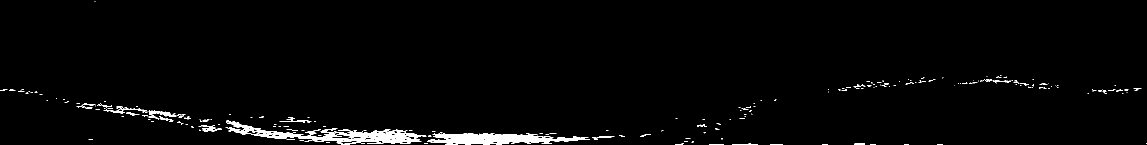
#> input picture DataImage/3/10e_B10.png, 2293 x 289 px (shown at 1/2 size); its folder holds only this picture in this run
$ python augment.py
#> lines starting #> are read from the running program, lines starting #| are printed output that depends on the picture; after the words box and inside, x2 and y2 are one past the last pixel; in counts of white or black regions, pixels touching at a corner belong together
#> in process_and_save_images, image is the input picture: shape (289, 2293, 3); 1.9% white; 272 white regions (227 under 20 px), largest, box (x1, y1, x2, y2) and area: (451, 243, 852, 289) 4538, (854, 266, 1180, 289) 4039, (297, 221, 353, 234) 266
"""
添加镜像、噪声、旋转
"""
import os
import cv2
import numpy as np
import random
from skimage.util import random_noise

def rotate_image(image, angle):
    """旋转图像"""
#> called with angle = 180
    (h, w) = image.shape[:2]
#> h = 289; w = 2293
    center = (w // 2, h // 2)
#> center = (1146, 144)
    M = cv2.getRotationMatrix2D(center, angle, 1.0)
    rotated = cv2.warpAffine(image, M, (w, h))
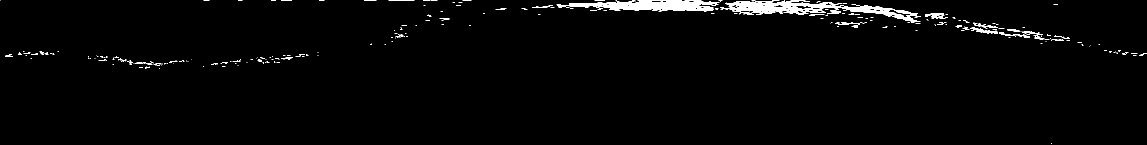
#> rotated: shape (289, 2293, 3) (shown at 1/2 size); 1.9% white; 272 white regions (227 under 20 px), largest, box (x1, y1, x2, y2) and area: (1441, 0, 1842, 46) 4538, (1113, 0, 1439, 23) 4039, (1940, 55, 1996, 68) 266
    return rotated


def add_noise(image):
    """添加随机噪声"""
    noisy = random_noise(image, mode='s&p', amount=0.05)
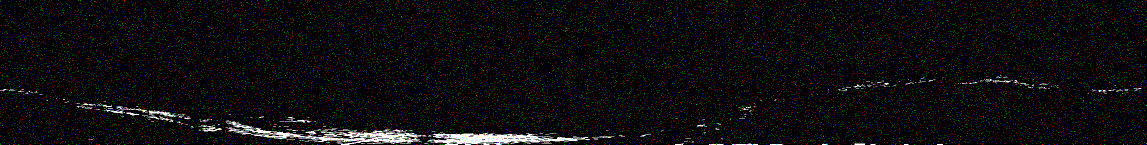
#> noisy: shape (289, 2293, 3) float64 (shown at 1/2 size); mean B, G, R 0.0429, 0.0428, 0.0427
    noisy = np.array(255 * noisy, dtype='uint8')
    return noisy


def mirror_image(image):
    """镜像图像"""
    mirrored = cv2.flip(image, 1)
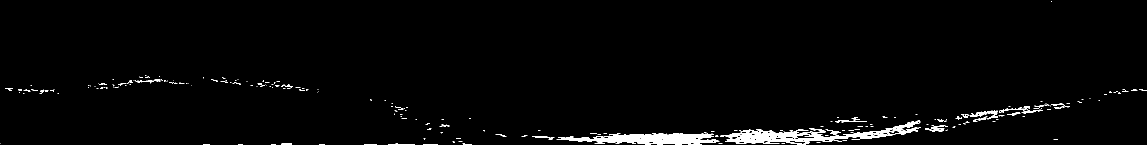
#> mirrored: shape (289, 2293, 3) (shown at 1/2 size); 1.9% white; 272 white regions (227 under 20 px), largest, box (x1, y1, x2, y2) and area: (1441, 243, 1842, 289) 4538, (1113, 266, 1439, 289) 4039, (1940, 221, 1996, 234) 266
    return mirrored


def process_and_save_images(input_dir, output_dir):
    """处理输入目录下的所有图像并保存到输出目录"""
    if not os.path.exists(output_dir):
        os.makedirs(output_dir)

    for filename in os.listdir(input_dir):
        if filename.endswith(('.jpg', '.png', '.jpeg')):
            image_path = os.path.join(input_dir, filename)
            image = cv2.imread(image_path)
            label_path = os.path.splitext(image_path)[0] + "_label.png"
            label = cv2.imread(label_path, cv2.IMREAD_GRAYSCALE) if os.path.exists(label_path) else None

            # 处理并保存旋转图像
            angle = random.choice([90, 180, 270])
            rotated_image = rotate_image(image, angle)
            rotated_label = rotate_image(label, angle) if label is not None else None
            cv2.imwrite(os.path.join(output_dir, 'rotated_' + filename), rotated_image)
            if rotated_label is not None:
                cv2.imwrite(os.path.join(output_dir, 'rotated_' + os.path.splitext(filename)[0] + "_label.png"),
                            rotated_label)

            # 处理并保存带噪声图像
            noisy_image = add_noise(image)
            cv2.imwrite(os.path.join(output_dir, 'noisy_' + filename), noisy_image)

            # 处理并保存镜像图像
            mirrored_image = mirror_image(image)
            mirrored_label = mirror_image(label) if label is not None else None
            cv2.imwrite(os.path.join(output_dir, 'mirrored_' + filename), mirrored_image)
            if mirrored_label is not None:
                cv2.imwrite(os.path.join(output_dir, 'mirrored_' + os.path.splitext(filename)[0] + "_label.png"),
                            mirrored_label)


# 示例使用
input_dir = 'DataImage/3'  # 确保这是一个包含图像的目录
output_dir = 'DataImage/3/output'  # 替换为你的输出图像文件夹路径

process_and_save_images(input_dir, output_dir)
